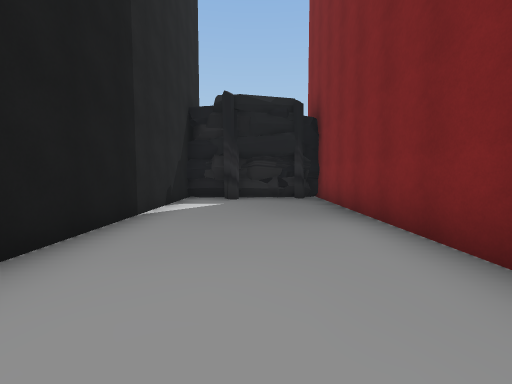
view 1 (above)

21 first-person views from a walk through a Unity game level. The camera is 1.4 m above the floor, tilts 4° down and sees 90° across. The floor is counted in squares, 2 m on a side. Each view is taken from the middle of a square. On the plan, view 1 faces up. The plan holds only what a view shows up to about 9 squares ahead; the rest is blank. The place goes on beyond the plan. The player is left out. Some surface patterns are stand-ins.

view 2
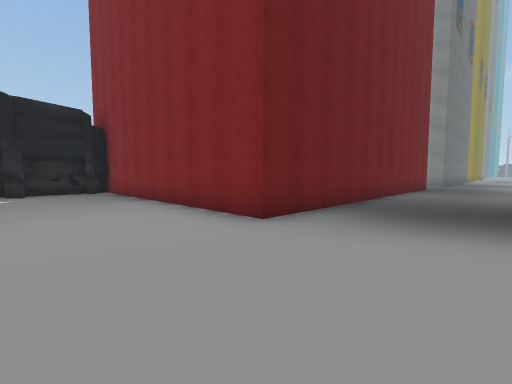

view 3
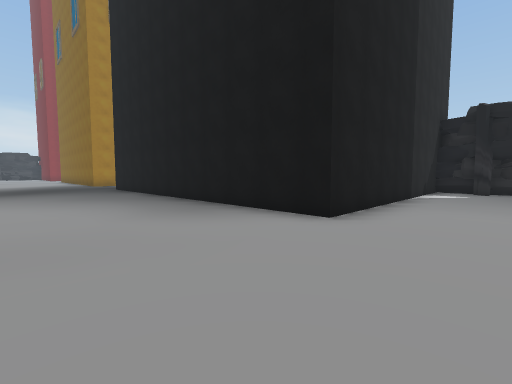

view 4
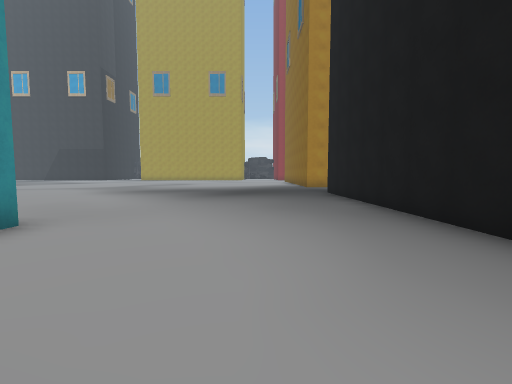

view 5
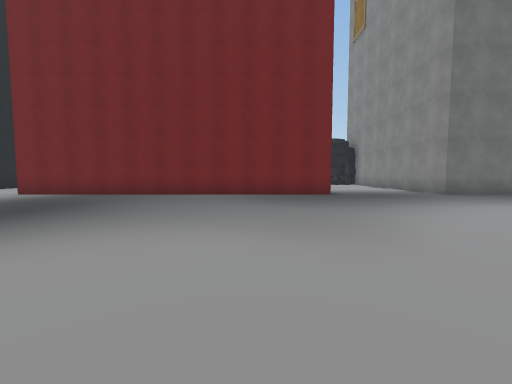

view 6
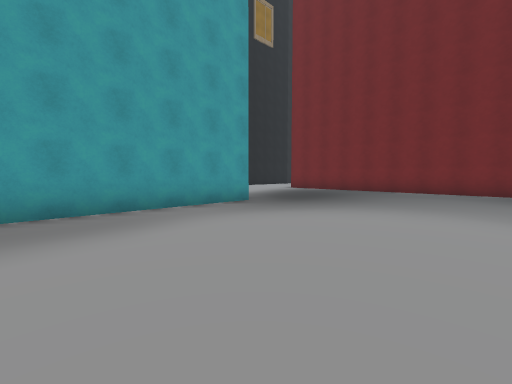

view 7
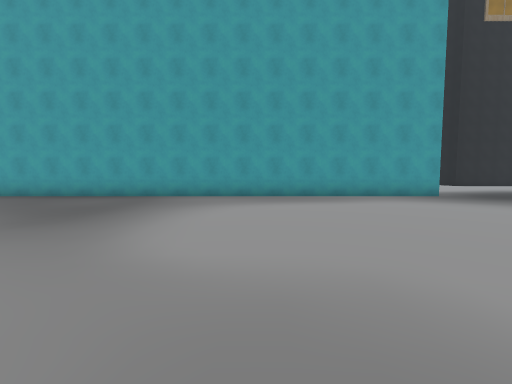

view 8
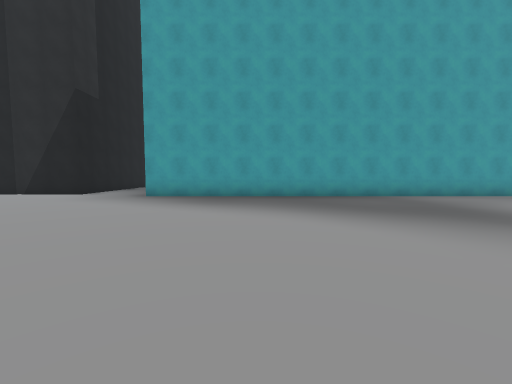

view 9
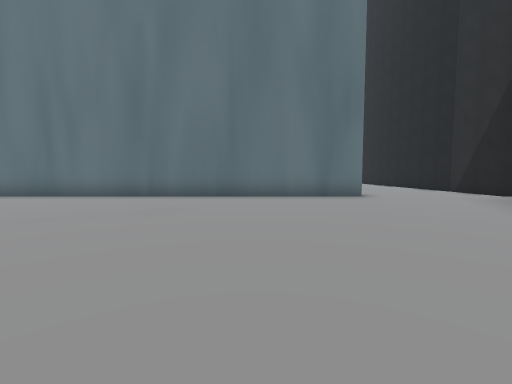

view 10
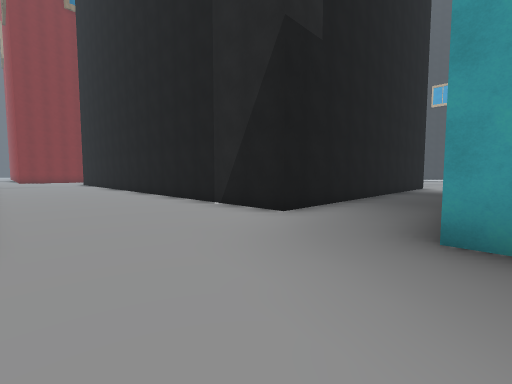

view 11
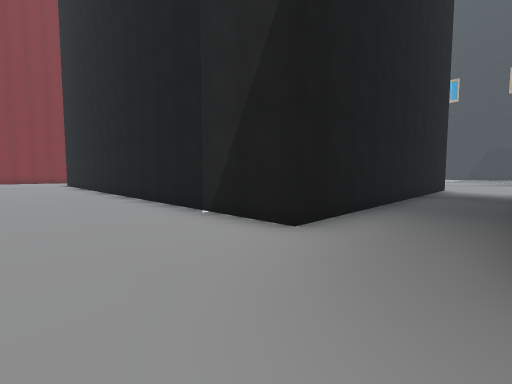

view 12
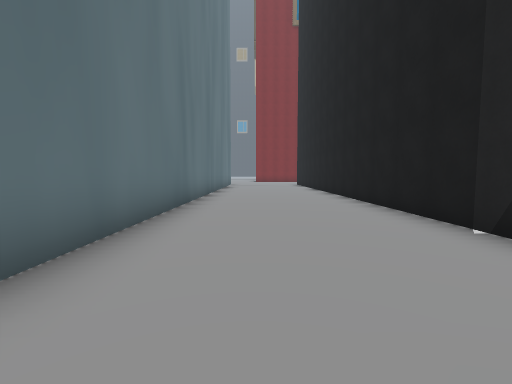

view 13
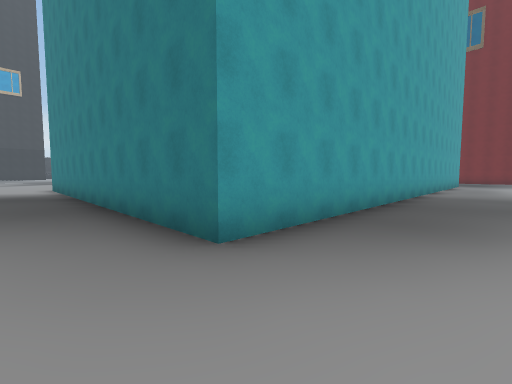

view 14
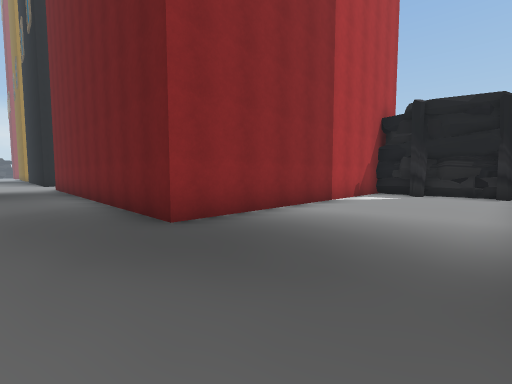

view 15
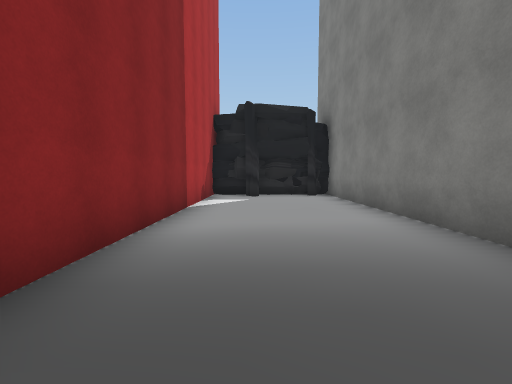

view 16
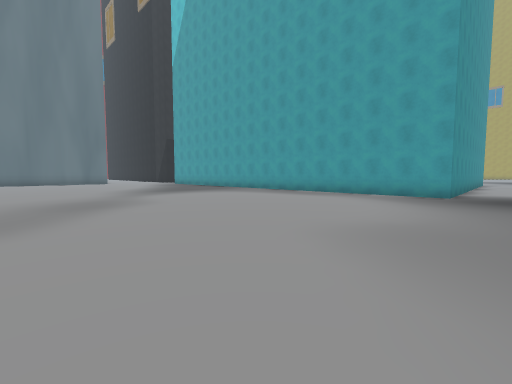

view 17
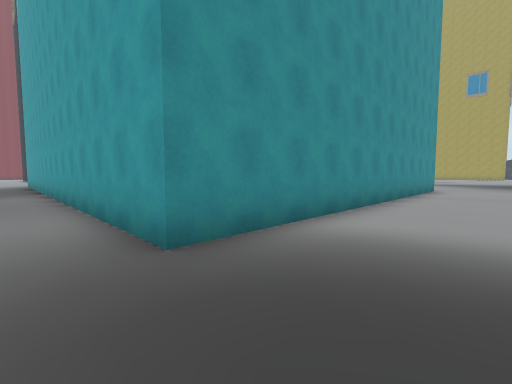

view 18
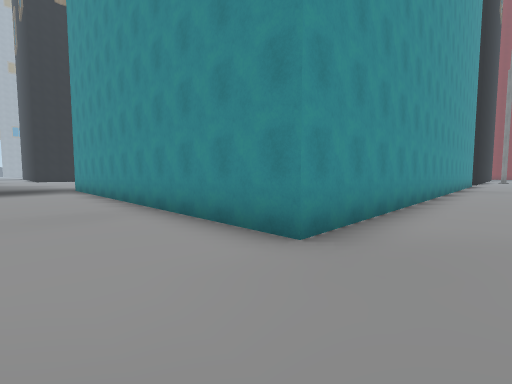

view 19
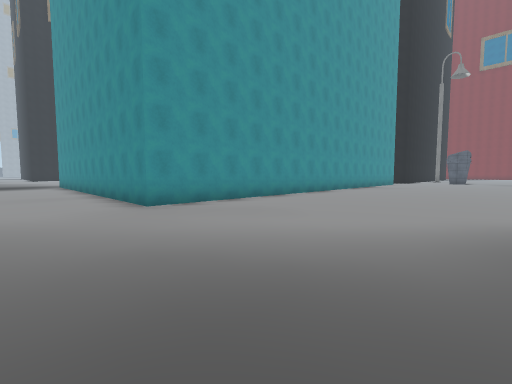

view 20
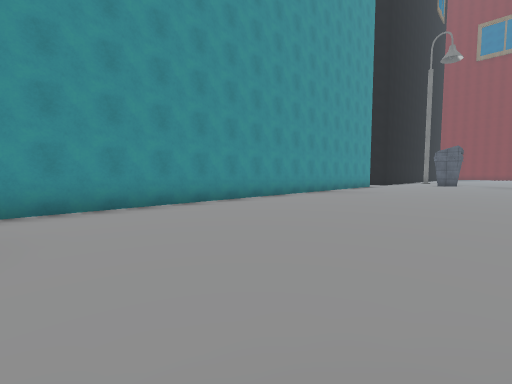

view 21
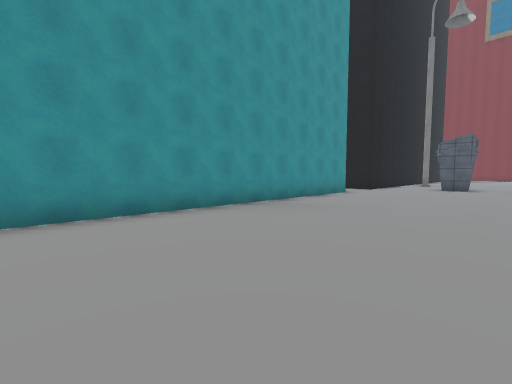

### Floor plan
Points are (right, up) in squares from view 1. A wall is a line through its corners. A room is listed if a view was taken in it or the views show most of it. See-through windows are left out.
Room 1 (views 1, 2, 3, 4, 5, 6, 7, 8, 9, 10, 11, 12, 13, 14, 15, 16, 17, 18, 19, 20, 21)
walls: (8.6, -25) (17.5, -25); (-6.4, -21.2) (-6.4, -6.2) (4.9, -6.2) (4.9, -22.5) (-4.2, -22.5); (-3.8, -25) (4.2, -25) (4.2, -33); (17.5, -0.3) (16.5, -0.3) (16.5, 7.5) (15.4, 7.6); (8.7, -33.1) (8.7, -25.6); (1.9, 7.6) (0.6, 7.7); (1.9, 7.7) (0.4, 7.6); (1.2, 7.8) (0.4, 7.6); (-0.8, 7.5) (-2, 7.4); (-0.8, 7.6) (-1.3, 7.4); (13.7, 7.5) (12.5, 7.5) (12.5, -0.3) (1.9, -0.3) (1.9, 7.7) (1.5, 7.9); (13.8, 7.5) (13.3, 7.4); (-2, 7.6) (-2, -0.3) (-12, -0.3); (14.6, 7.6) (14, 7.6)
low walls: (-0.8, 7.5) (-2, 7.6); (13.3, 7.5) (12.5, 7.5); (13.6, 7.5) (12.5, 7.5); (14.5, 7.5) (13.8, 7.5)
objects: sandbag (0, 8); sandbag (15, 8)

Where each view was taken, in squares from view 1:
view 1: 0 up, 0 right, facing up
view 2: 3 down, 1 left, facing up-right
view 3: 4 down, 0 right, facing up-left
view 4: 3 down, 3 left, facing left
view 5: 9 down, 10 right, facing up
view 6: 11 down, 10 right, facing up-left
view 7: 12 down, 13 right, facing left
view 8: 19 down, 13 right, facing left
view 9: 17 down, 12 right, facing down
view 10: 22 down, 8 right, facing down-left
view 11: 23 down, 7 right, facing down-left
view 12: 24 down, 7 right, facing down
view 13: 24 down, 7 right, facing up-left
view 14: 2 down, 16 right, facing up-left
view 15: 1 down, 14 right, facing up
view 16: 5 down, 14 right, facing down-left
view 17: 4 down, 6 right, facing down-left
view 18: 4 down, 8 left, facing down-right
view 19: 4 down, 12 left, facing down-right
view 20: 8 down, 12 left, facing down-right
view 21: 13 down, 11 left, facing down-right
